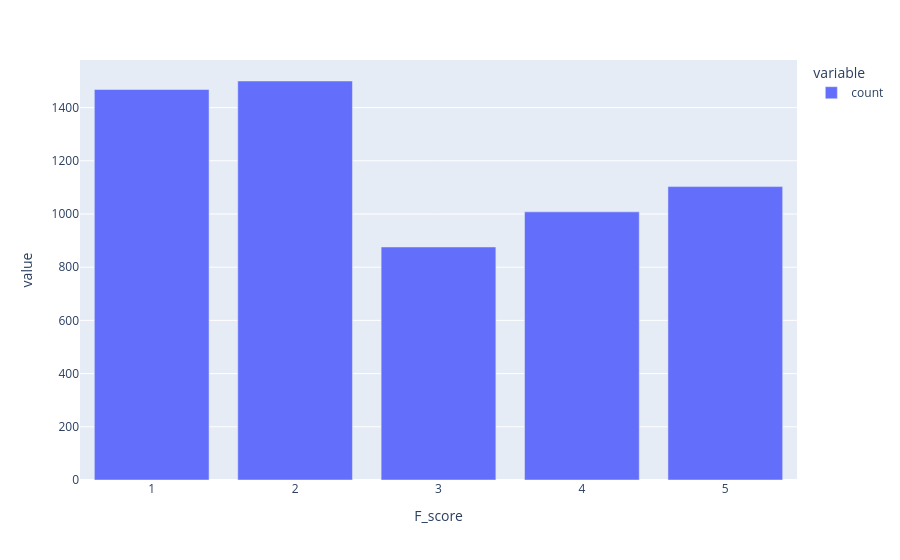

Notebook source saved alongside this figure:
### Code cell
fig = px.bar(users_stats['F_score'].value_counts())

fig.show()

### Figure 1 — Plotly figure (JSON) as saved in the notebook; plotly's stock layout.template omitted (floating-point values rounded to 4 significant figures)
{"data": [{"hovertemplate": "variable=count<br>F_score=%{x}<br>value=%{y}<extra></extra>", "legendgroup": "count", "marker": {"color": "#636efa", "pattern": {"shape": ""}}, "name": "count", "orientation": "v", "showlegend": true, "textposition": "auto", "type": "bar", "x": [2, 1, 5, 4, 3], "xaxis": "x", "y": [1500, 1468, 1103, 1008, 876], "yaxis": "y"}], "layout": {"barmode": "relative", "legend": {"title": {"text": "variable"}, "tracegroupgap": 0}, "margin": {"t": 60}, "xaxis": {"anchor": "y", "domain": [0, 1], "title": {"text": "F_score"}}, "yaxis": {"anchor": "x", "domain": [0, 1], "title": {"text": "value"}}}}
